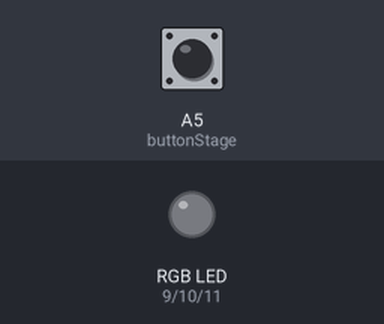
Simulated run of this sketch. Board: Arduino Uno, built with avr-gcc and run on an emulated ATmega328P. Shown: an RGB LED mixed from three pins (HIGH = lit). Inputs (shaded band) come from the test bench; at power-on: A5 (buttonStage) HIGH.

Above: at 1.2 s.
1.3 s: A5 (buttonStage) pulled LOW for 0.15 s
At 2.5 s:
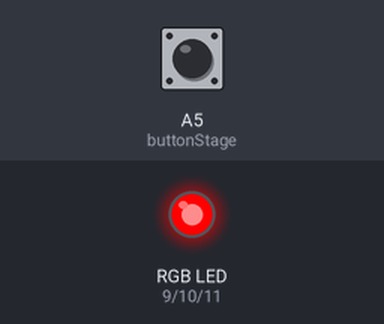
2.9 s: A5 (buttonStage) pulled LOW for 1 s
At 3.9 s:
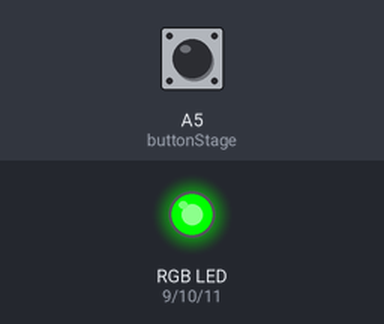
5.4 s: A5 (buttonStage) pulled LOW for 0.15 s
At 5.9 s:
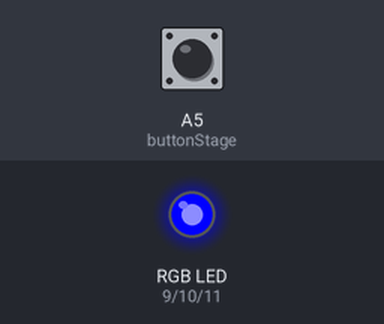
7.0 s: A5 (buttonStage) pulled LOW for 3.2 s
At 8.3 s:
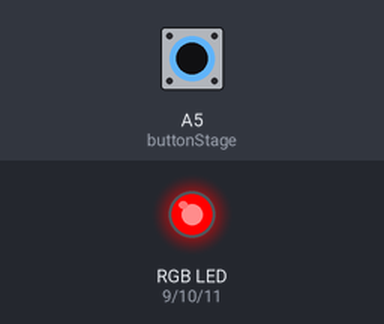
Timing chart, 0 to 10.0 s (numbered marks = the images above; inputs shaded):
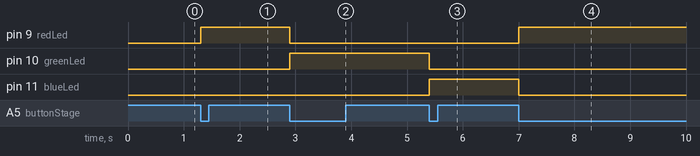

Measured:
- after the input at 1.3 s, pin 9 (redLed): LOW → HIGH at once
- after the input at 2.9 s, pin 9 (redLed): HIGH → LOW at once; pin 10 (greenLed): LOW → HIGH at once
- after the input at 5.4 s, pin 10 (greenLed): HIGH → LOW at once; pin 11 (blueLed): LOW → HIGH at once
- after the input at 7.0 s, pin 9 (redLed): LOW → HIGH at once; pin 11 (blueLed): HIGH → LOW at once

The sketch:

day07-rgb-color-cycler.ino
```cpp
// Day 7 (review) - Each button press switches to the next colour: red -> green -> blue -> red
// Topics: edge detection (act only when the button goes from 1 to 0) and debounce (delay 20 ms)
// Holding the button changes the colour only once; the colour stays on after release.
// Wiring: same as day06-rgb-led-sequence (LEDs on 9/10/11, button on A5).

int LedStage = 0;
int redLed = 9;
int greenLed = 10;
int blueLed = 11;
int buttonStage = A5;
int lastButton = 1;

void setup() {
  pinMode(redLed, OUTPUT);
  pinMode(greenLed, OUTPUT);
  pinMode(blueLed, OUTPUT);
  pinMode(buttonStage, INPUT_PULLUP);
}

void loop() {
  int currentButton = digitalRead(buttonStage);
  if (currentButton == 0 && lastButton == 1 && LedStage == 0) {
    digitalWrite(redLed, HIGH);
    digitalWrite(greenLed, LOW);
    digitalWrite(blueLed, LOW);
    LedStage++;
  } else if (currentButton == 0 && lastButton == 1 && LedStage == 1) {
    digitalWrite(redLed, LOW);
    digitalWrite(greenLed, HIGH);
    digitalWrite(blueLed, LOW);
    LedStage++;
  } else if (currentButton == 0 && lastButton == 1 && LedStage == 2) {
    digitalWrite(redLed, LOW);
    digitalWrite(greenLed, LOW);
    digitalWrite(blueLed, HIGH);
    LedStage = 0;
  }
  lastButton = currentButton;   // runs every loop, outside the if
  delay(20);                    // debounce
}
```
